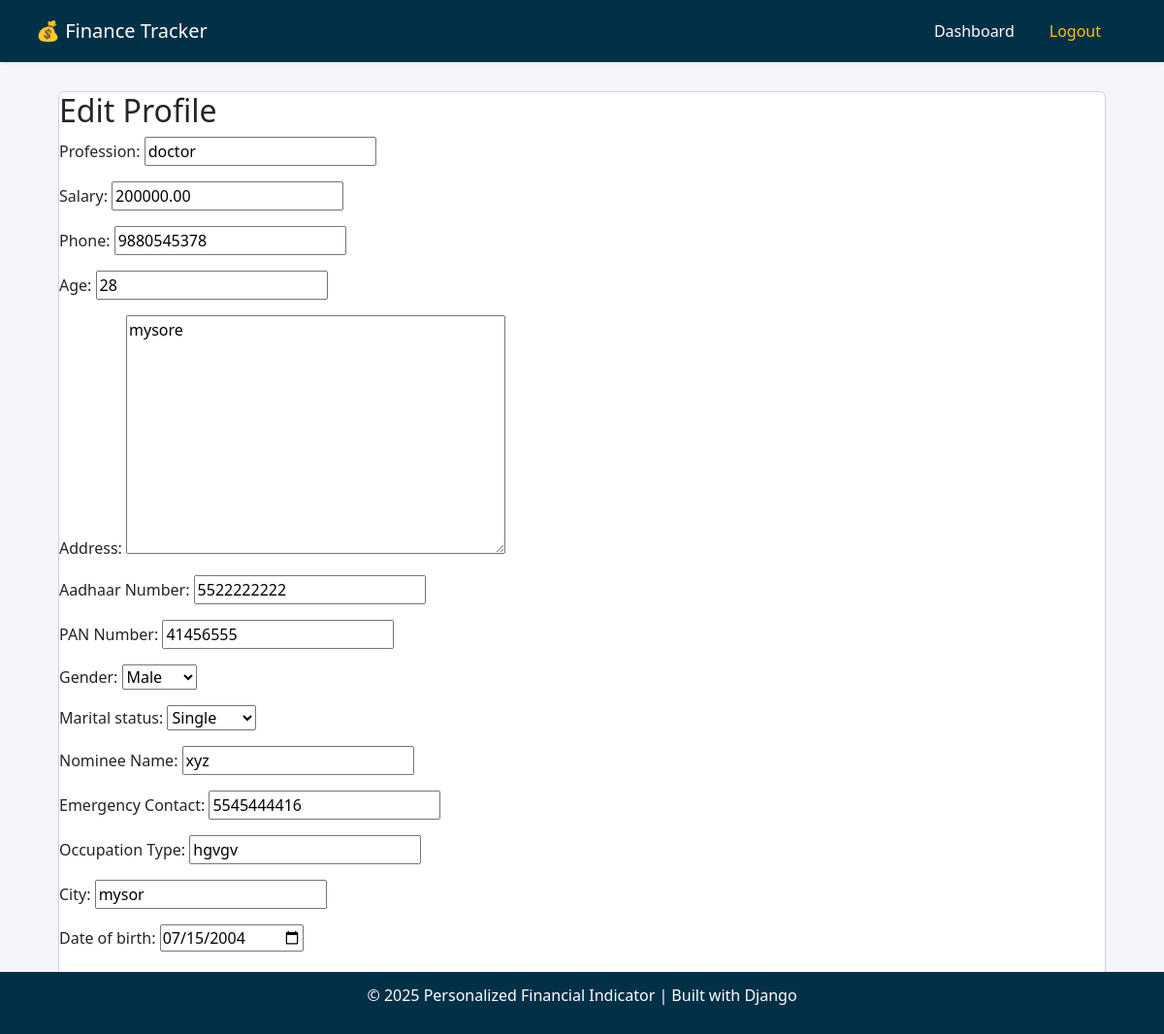
Page /profile/edit/ (signed in) on the committed database.
### authentication/models.py (models this page shows, shortened)
class Profile(models.Model):
    user = models.OneToOneField(User, on_delete=models.CASCADE)
    profession = models.CharField(max_length=100, blank=True, null=True)
    salary = models.DecimalField(max_digits=12, decimal_places=2, blank=True, null=True)
    phone = models.CharField(max_length=15, blank=True, null=True)
    age = models.IntegerField(blank=True, null=True)
    address = models.TextField(blank=True, null=True)
    aadhaar_number = models.CharField("Aadhaar Number", max_length=12, blank=True, null=True)
    pan_number = models.CharField("PAN Number", max_length=10, blank=True, null=True)
    gender = models.CharField(max_length=10, choices=[('M', 'Male'), ('F', 'Female'), ('O', 'Other')], blank=True, null=True)
    marital_status = models.CharField(max_length=15, choices=[('Single', 'Single'), ('Married', 'Married'), ('Divorced', 'Divorced'), ('Widowed', 'Widowed')], blank=True, null=True)
    nominee = models.CharField("Nominee Name", max_length=150, blank=True, null=True)
    emergency_contact = models.CharField("Emergency Contact", max_length=15, blank=True, null=True)
    occupation_type = models.CharField("Occupation Type", max_length=50, blank=True, null=True)
    city = models.CharField(max_length=100, blank=True, null=True)  # <-- add
    date_of_birth = models.DateField(blank=True, null=True)

### authentication/views.py (the view)
# urls.py: path('profile/edit/', views.profile_edit, name='profile_edit'),
@login_required(login_url='login')
def profile_edit(request):
    profile, _ = Profile.objects.get_or_create(user=request.user)
    if request.method == 'POST':
        form = ProfileForm(request.POST, instance=profile)
        if form.is_valid():
            form.save()
            messages.success(request, "Profile updated successfully.")
            return redirect('profile')
    else:
        form = ProfileForm(instance=profile)
    return render(request, 'authentication/profile_edit.html', {'form': form})

### authentication/forms.py
class ProfileForm(forms.ModelForm):
    class Meta:
        model = Profile
        fields = [
            'profession', 'salary', 'phone', 'age', 'address',
            'aadhaar_number', 'pan_number',
            'gender', 'marital_status', 'nominee', 'emergency_contact', 'occupation_type', 'city', 'date_of_birth'
        ]
        widgets = {
            'date_of_birth': forms.DateInput(attrs={'type': 'date'}),
        }

### authentication/templates/authentication/profile_edit.html
{% extends 'base.html' %}
{% block content %}
<div class="card">
    <h2>Edit Profile</h2>
    <form method="POST">{% csrf_token %}
        {{ form.as_p }}
        <button type="submit" class="btn">Save</button>
    </form>
</div>
{% endblock %}

### authentication/templates/base.html (style rules this page uses)
body { background-color: #f5f6fa; }

### rows in the picture
Profile: profession "doctor", salary "200000.00", phone "9880545378", age "28", address "mysore", aadhaar_number "5522222222", pan_number "41456555", gender "Male", marital_status "Single", nominee "xyz", emergency_contact "5545444416", occupation_type "hgvgv", city "mysor", date_of_birth "07/15/2004"
